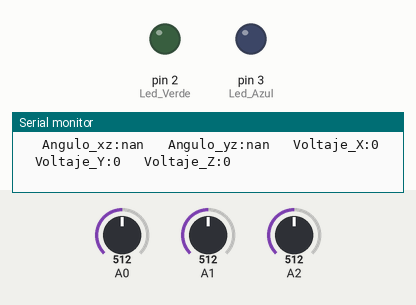
This sketch was run on a simulated Arduino Uno, built with avr-gcc and run on an emulated ATmega328P. On the bench: output pins drawn as LEDs (lit = HIGH), the last lines printed to the serial monitor. The test bench sets the inputs (shaded band); at power-on: A0 = 512, A1 = 512, A2 = 512.

Above: at 1.2 s.
1.3 s: A0 set to 505
At 2.5 s:
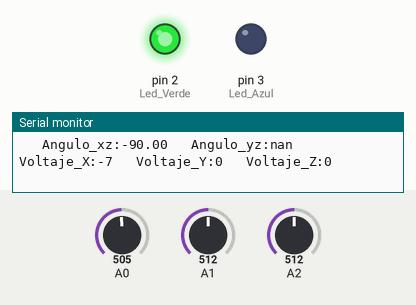
2.8 s: A1 set to 495
At 3.9 s:
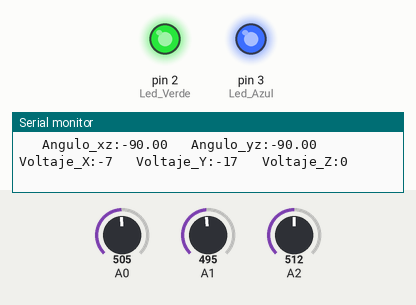
4.3 s: A0 set to 716
At 5.1 s:
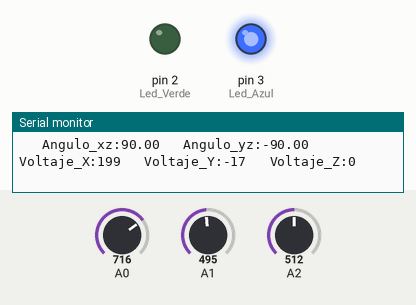
5.9 s: A2 set to 528
8.9 s: A2 set to 511
At 10.0 s:
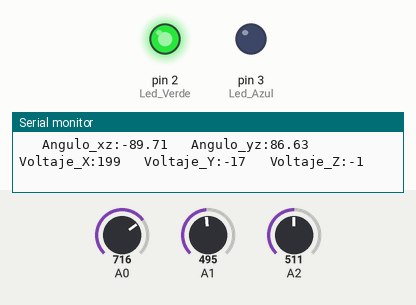
10.5 s: A2 set to 716
At 11.7 s:
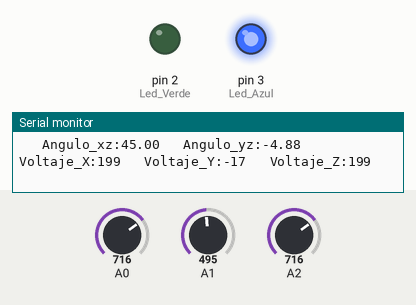
Timing chart, 0 to 13.1 s (numbered marks = the images above; inputs shaded):
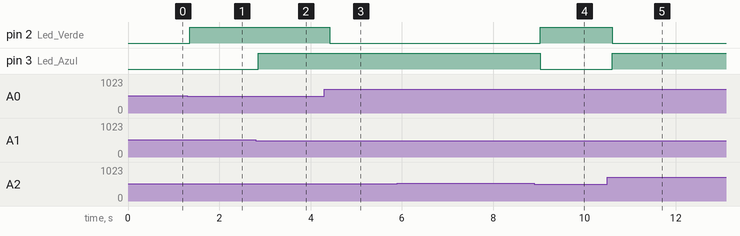

Measured:
- the behaviour switches between 512 and 511 on A0 (found by bisection; images 0 and 1)
- the behaviour switches between 512 and 511 on A1 (found by bisection; images 1 and 2)
- after the input at 1.3 s, pin 2 (Led_Verde): LOW → HIGH after 0.05 s
- after the input at 2.8 s, pin 3 (Led_Azul): LOW → HIGH after 0.05 s
- after the input at 4.3 s, pin 2 (Led_Verde): HIGH → LOW after 0.12 s
- after the input at 8.9 s, pin 2 (Led_Verde): LOW → HIGH after 0.13 s; pin 3 (Led_Azul): HIGH → LOW after 0.13 s
- after the input at 10.5 s, pin 2 (Led_Verde): HIGH → LOW after 0.11 s; pin 3 (Led_Azul): LOW → HIGH after 0.11 s

The sketch:

Acelerometro.ino
```cpp
/*
Talos Electronics
Rafael Lozano Rolón
13/Septiembre/2015
*/
#include <math.h>//Libreria para operaciones matematicas basicas

//Delcaracion de variables
int Led_Verde=2;//Definir el pin 2 como led verde
int Led_Azul=3;//Definir el pin 3 como led azul
int xVal = 0;//Variable que contendra el valor de X del sensor
int yVal = 0;//Variable que contendra el valor de Y del sensor
int zVal = 0;//Variable que contendra el valor de Z del sensor
double angleYZ = 0;//Variable para el calculo del angulo YZ
double angleXZ = 0;//Variable para el calculo del angulo XZ

void setup()
{
  analogReference(EXTERNAL);//Referencia externa para los ADC
  Serial.begin(9600);//Comunicacion Serial al 9600 bps
  pinMode(Led_Verde,OUTPUT);//Definir el led verde como salida
  pinMode(Led_Azul,OUTPUT);//Definir el led azul como salida
}


void loop() {

  xVal = analogRead(0);//Leer la entrada analogica 0
  yVal = analogRead(1);//Leer la entrada analogica 1
  zVal = analogRead(2);//Leer la entrada analogica 2
  //Map permite que nuestro rango del ADC varíe entre valores
  //positivos y negativos
  xVal = map(xVal, 0, 1023, -500, 500);
  yVal = map(yVal, 0, 1023, -500, 500);
  zVal = map(zVal, 0, 1023, -500, 500);

  //Calcular angulo en Y
  angleYZ = atan((double)yVal / (double)zVal);
  angleYZ = angleYZ*(57.2958);

  //Calcular el angulo en X
  angleXZ = atan((double)xVal / (double)zVal);
  angleXZ = angleXZ*(57.2958);

  Serial.write("   Angulo_xz:");
  Serial.print(angleXZ);//Escribir en el monitor serial el valor del angulo

  Serial.write("   Angulo_yz:");
  Serial.print(angleYZ);//Escribir en el monitor serial el valor del angulo

  Serial.write("   Voltaje_X:");
  Serial.print(xVal);//Escribir en el monitor serial el valor del angulo

  Serial.write("   Voltaje_Y:");
  Serial.print(yVal);//Escribir en el monitor serial el valor del angulo

  Serial.write("   Voltaje_Z:");
  Serial.print(zVal);//Escribir en el monitor serial el valor del angulo

  Serial.write("\n");//salto de linea

  if(angleXZ<0)//condicion angulo x negativo enciende el led
  {
   digitalWrite(Led_Verde,HIGH); //Enciende el led verde
  }else //si es positivo apaga el LED
  {
    digitalWrite(Led_Verde,LOW);//Apaga el led verde
  }

  if(angleYZ<0)//condicion angulo Y negativo enciende el led
  {
   digitalWrite(Led_Azul,HIGH);//Enciende el led Azul
  }else//si es es negativo apaga el led Azul
  {
   digitalWrite(Led_Azul,LOW); //Enciende el led Azul
  }

  //Esperar 100 ms antes de volver a calcular los angulos
  delay(100);
}
```
